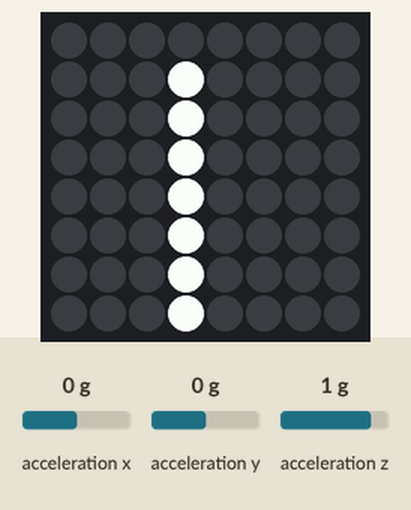
Simulated run of this program. Board: Raspberry Pi (BCM pin numbers) with a Sense HAT. Parts: the Sense HAT's 8×8 RGB LED matrix. The inputs (shaded band) are chosen by the test bench; at power-on: acceleration x 0 g, acceleration y 0 g, acceleration z 1 g.

Above: at 0.03 s.
At 11.61 s:
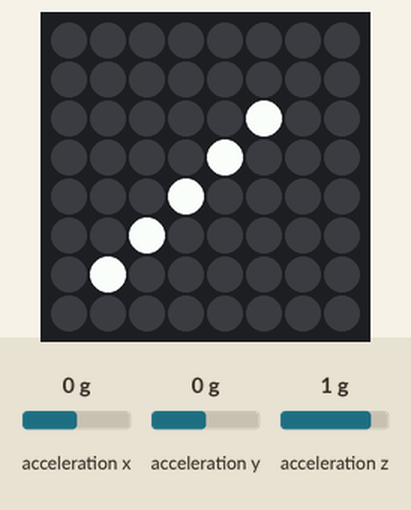
At 23.18 s:
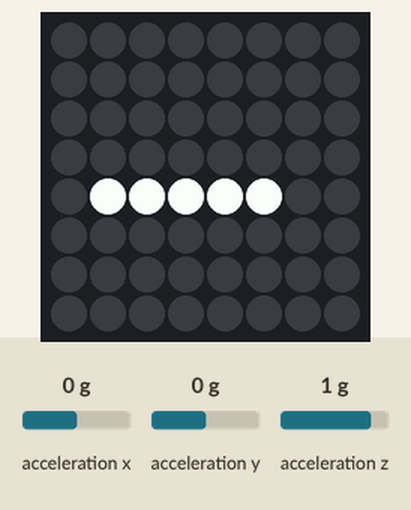
At 46.3 s:
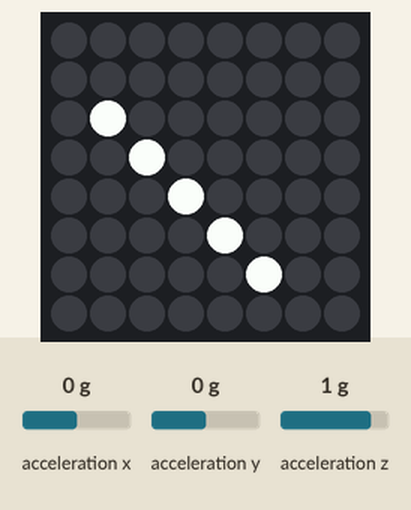

The program:

chopper.py
```python
from sense_hat import SenseHat
import time

sense = SenseHat()
sense.clear()
dt = 0.05
x,y,z = sense.get_accelerometer_raw().values()
while (x**2+y**2+z**2 < 8):
	sense.show_letter("|")
	time.sleep(dt)
        sense.show_letter("/")
	time.sleep(dt)
        sense.show_letter("-")
	x,y,z = sense.get_accelerometer_raw().values()
	time.sleep(dt)
        sense.show_letter("\\")
	time.sleep(dt)
sense.clear()
```
